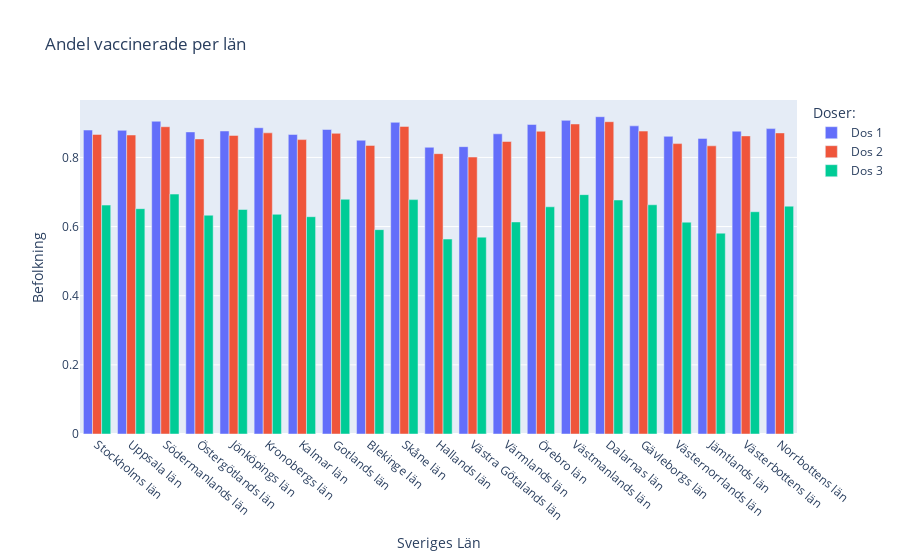

Notebook source saved alongside this figure:
### Markdown cell above
# F (a)

### Code cell
# groups the sum of each province with the name of the province
dos1 = vaccin.groupby("Län_namn")["Antal minst 1 dos"].sum() / vaccin.groupby("Län_namn")["Befolkning"].sum()
dos2 = vaccin.groupby("Län_namn")["Antal minst 2 doser"].sum() / vaccin.groupby("Län_namn")["Befolkning"].sum()
dos3 = vaccin.groupby("Län_namn")["Antal 3 doser"].sum() / vaccin.groupby("Län_namn")["Befolkning"].sum()

fig = px.bar(
    y=[dos1, dos2, dos3],
    x=vaccin.Län_namn.unique(),
    barmode= 'group', # groups the bars next to eachother instead of stacking on eachother
    labels={
        "value": "Befolkning",
        "variable": "Doser:",
        "x": "Sveriges Län",
    },
    title="Andel vaccinerade per län"
)

newnames = {
    "wide_variable_0": "Dos 1",
    "wide_variable_1": "Dos 2",
    "wide_variable_2": "Dos 3",
}

# To be able to change the sub titles for 'Antal doser' without changing the data source,
# you can switch the legendgroups name with a dict and map it onto existing subtitle names.
# I had to do this since I couldn't change it through 'labels=' like the other titles
# source: https://stackoverflow.com/questions/64371174/plotly-how-to-change-variable-label-names-for-the-legend-in-a-plotly-express-li
fig.for_each_trace(lambda t: t.update(name=newnames[t.name]))

# angles the provinces in order the read more easily
fig.update_xaxes(tickangle=40)
fig.show()

fig.write_html("../Labb_1/Visualiseringar/Andel_vaccinerade_per_län.html")

### Figure 1 — Plotly figure (JSON) as saved in the notebook; plotly's stock layout.template omitted (floating-point values rounded to 4 significant figures)
{"data": [{"alignmentgroup": "True", "hovertemplate": "Doser:=wide_variable_0<br>Sveriges Län=%{x}<br>Befolkning=%{y}<extra></extra>", "legendgroup": "wide_variable_0", "marker": {"color": "#636efa", "pattern": {"shape": ""}}, "name": "Dos 1", "offsetgroup": "wide_variable_0", "orientation": "v", "showlegend": true, "textposition": "auto", "type": "bar", "x": ["Stockholms län", "Uppsala län", "Södermanlands län", "Östergötlands län", "Jönköpings län", "Kronobergs län", "Kalmar län", "Gotlands län", "Blekinge län", "Skåne län", "Hallands län", "Västra Götalands län", "Värmlands län", "Örebro län", "Västmanlands län", "Dalarnas län", "Gävleborgs län", "Västernorrlands län", "Jämtlands län", "Västerbottens län", "Norrbottens län"], "xaxis": "x", "y": [0.8792, 0.8784, 0.9047, 0.8738, 0.8765, 0.8859, 0.8664, 0.8808, 0.8498, 0.9015, 0.8293, 0.8312, 0.8683, 0.8954, 0.9072, 0.9178, 0.8913, 0.861, 0.8551, 0.8759, 0.8834], "yaxis": "y"}, {"alignmentgroup": "True", "hovertemplate": "Doser:=wide_variable_1<br>Sveriges Län=%{x}<br>Befolkning=%{y}<extra></extra>", "legendgroup": "wide_variable_1", "marker": {"color": "#EF553B", "pattern": {"shape": ""}}, "name": "Dos 2", "offsetgroup": "wide_variable_1", "orientation": "v", "showlegend": true, "textposition": "auto", "type": "bar", "x": ["Stockholms län", "Uppsala län", "Södermanlands län", "Östergötlands län", "Jönköpings län", "Kronobergs län", "Kalmar län", "Gotlands län", "Blekinge län", "Skåne län", "Hallands län", "Västra Götalands län", "Värmlands län", "Örebro län", "Västmanlands län", "Dalarnas län", "Gävleborgs län", "Västernorrlands län", "Jämtlands län", "Västerbottens län", "Norrbottens län"], "xaxis": "x", "y": [0.8665, 0.8649, 0.8888, 0.8535, 0.8636, 0.8711, 0.8516, 0.8697, 0.8347, 0.8897, 0.8109, 0.8011, 0.8461, 0.8757, 0.8968, 0.9034, 0.8762, 0.84, 0.8336, 0.8624, 0.8709], "yaxis": "y"}, {"alignmentgroup": "True", "hovertemplate": "Doser:=wide_variable_2<br>Sveriges Län=%{x}<br>Befolkning=%{y}<extra></extra>", "legendgroup": "wide_variable_2", "marker": {"color": "#00cc96", "pattern": {"shape": ""}}, "name": "Dos 3", "offsetgroup": "wide_variable_2", "orientation": "v", "showlegend": true, "textposition": "auto", "type": "bar", "x": ["Stockholms län", "Uppsala län", "Södermanlands län", "Östergötlands län", "Jönköpings län", "Kronobergs län", "Kalmar län", "Gotlands län", "Blekinge län", "Skåne län", "Hallands län", "Västra Götalands län", "Värmlands län", "Örebro län", "Västmanlands län", "Dalarnas län", "Gävleborgs län", "Västernorrlands län", "Jämtlands län", "Västerbottens län", "Norrbottens län"], "xaxis": "x", "y": [0.6622, 0.6518, 0.694, 0.6329, 0.6494, 0.6355, 0.6286, 0.679, 0.5911, 0.678, 0.5639, 0.5695, 0.6134, 0.6572, 0.6924, 0.6769, 0.6631, 0.6128, 0.5809, 0.643, 0.6591], "yaxis": "y"}], "layout": {"barmode": "group", "legend": {"title": {"text": "Doser:"}, "tracegroupgap": 0}, "title": {"text": "Andel vaccinerade per län"}, "xaxis": {"anchor": "y", "domain": [0, 1], "tickangle": 40, "title": {"text": "Sveriges Län"}}, "yaxis": {"anchor": "x", "domain": [0, 1], "title": {"text": "Befolkning"}}}}
